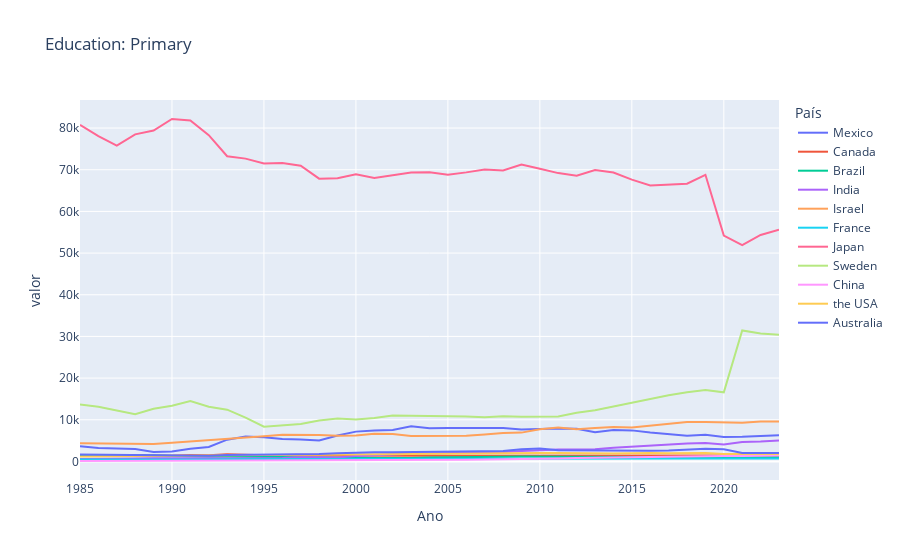
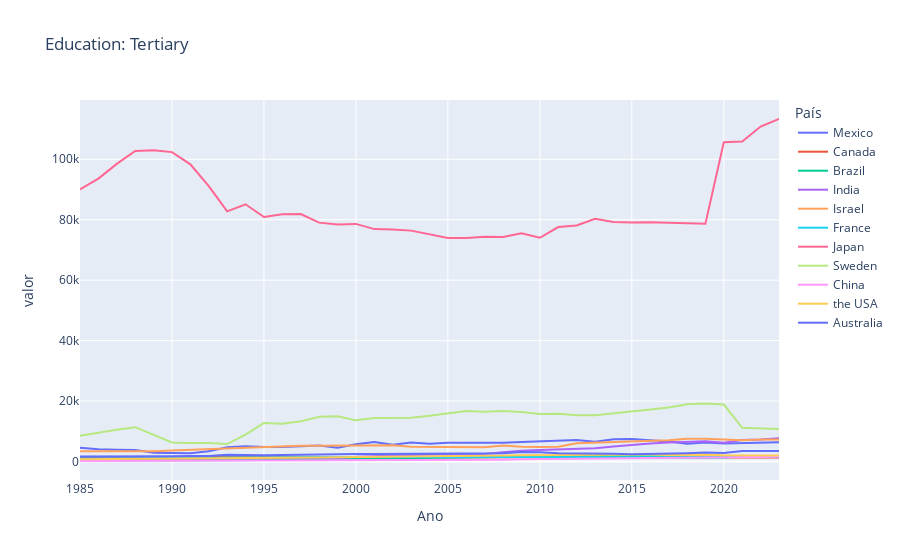
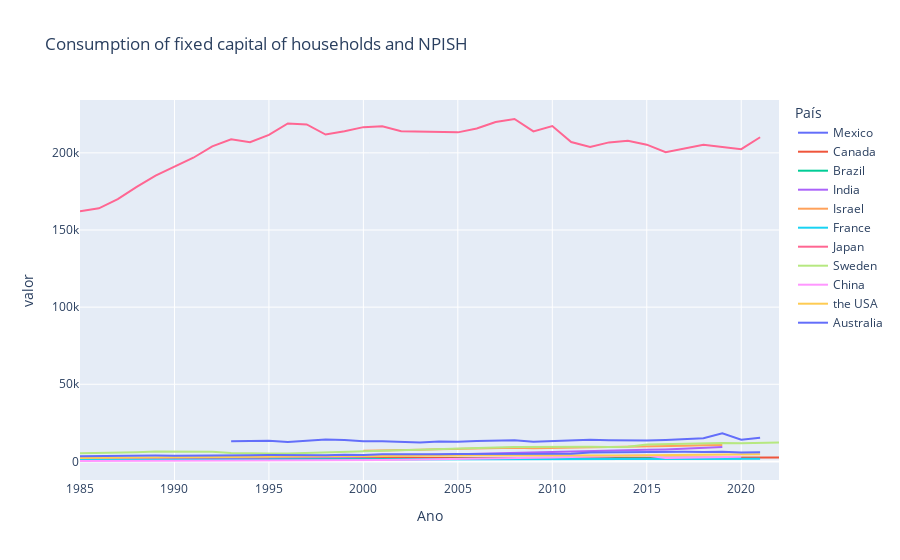
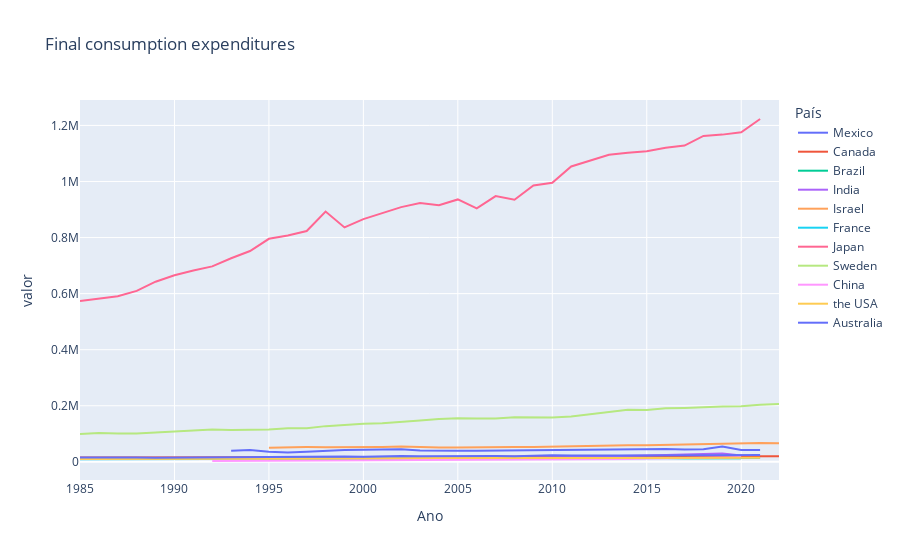

The code cell stored with these charts, in order, in its notebook:
### Markdown cell above
### Agrupando por Indicadores

### Code cell
unique_indicators = df_paises_espec['indicador'].unique()

for indicator in unique_indicators:
    df_filtered = df_paises_espec[df_paises_espec['indicador'] == indicator]
    
    fig = px.line(df_filtered, 
                  x='ano', 
                  y='valor', 
                  color='pais', 
                  title=f"{indicator}",
                  labels={
                      "ano": "Ano",
                      "pais": "País"
                  })
    
    fig.show()
